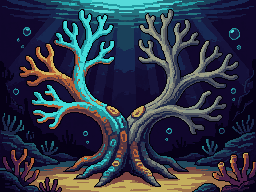
#> input picture src/bg/title.png, 256 x 192 px, given in place of title.png-0.png, which was not available
$ python -i fondos.py   (imports and definitions only)
#> lines starting #> are read from the running program, lines starting #| are printed output that depends on the picture
"""Fondos de los mundos: una escena por mundo (256×192), hecha con PixelLab, detrás de las etapas y de la lista de etapas.

   python tools/fondos.py hacer [claves]   genera los que falten (o las claves dadas, aunque existan) y los pule
   python tools/fondos.py pulir            vuelve a pasar gen/bg/<clave>-0.png a src/bg/<clave>.png
   python tools/fondos.py hoja             gen/fondos.png con todos, para revisarlos

   Claves: w<k>, con k el número del mundo (la clave k de content.js). El dibujo original queda en gen/bg/; a src/bg/
   llega «pulido»: con pocos colores y un poco más oscuro, para que no compita con los paneles. build.js lo incrusta.
   Usa el cliente de PixelLab de Metaphysics Advance (../metaphysics-advance/tools/pixellab.py)."""
import io, json, os, subprocess, sys, time
from PIL import Image, ImageDraw, ImageEnhance

HERE = os.path.dirname(os.path.dirname(os.path.abspath(__file__)))
GEN, ART = os.path.join(HERE, 'gen', 'bg'), os.path.join(HERE, 'src', 'bg')
CLIENT = os.path.join(HERE, '..', 'metaphysics-advance', 'tools', 'pixellab.py')
W, H = 256, 192
STYLE = ('pixel art background for a Game Boy Advance RPG in the style of Mario and Luigi Superstar Saga, wide scenic view, sea and ocean theme, '
         'rich saturated colors, dark moody palette, clean shapes, calm empty foreground, no characters, no people, no text, no letters, no UI')
SCENES = {
    'w0': 'a wooden pier at dawn over a calm sea, ropes, crates and a small rowing boat, lanterns, soft pink and teal sky reflected in the water',
    'w1': 'a bright tropical coral reef underwater, colorful corals and sea anemones, clear turquoise water, sun rays from the surface, small bubbles',
    'w2': 'underwater view of many large floating bubbles, each bubble containing a tiny green island with a palm tree, deep blue water, light rays',
    'w3': 'deep ocean currents drawn as glowing streams connecting rocky outcrops, long jellyfish trailing light, an hourglass-shaped rock arch, indigo water',
    'w4': 'a sunken wooden shipwreck lying on the sea floor, broken mast, barnacles, dim green water, scattered barrels and an anchor',
    'w5': 'a stone lighthouse on a cliff seen from just under the sea surface, beam of light through the water, waves above, dusk colors',
    'w6': 'an underwater cave with neat stacked stone blocks like a construction site, glowing blue crystals, a narrow opening to blue water',
    'w7': 'open sea underwater divided into three horizontal layers of colored water, warm on top, violet in the middle, dark at the bottom, fish swimming between layers',
    'w8': 'a quiet mangrove lagoon at dusk seen half above and half below the water line, roots in the water, four kinds of seaweed, fireflies',
    'w9': 'a tall kelp forest underwater with impossible floating rocks and stone stairs that loop back on themselves, green and gold light',
    'w10': 'a deep ocean abyss trench, bioluminescent creatures and glowing tube worms, dark navy water, thin threads of light connecting three rocks',
    'w11': 'a misty foggy sea surface at dawn, blurry silhouettes of small boats fading into the fog, pale lavender and grey colors',
    'w12': 'an underwater coral garden full of colorful fan corals in many shades from pink to purple, seahorses, soft blue light',
    'w13': 'the open ocean far from any coast underwater, deep blue, a large school of silver fish forming a swirl, light rays',
    'w14': 'a small sandbar island in the sea with faint ghostly outlines of animals that are not there, palm tree, calm water, moonlight',
    'w15': 'a steady underwater current flowing over long sand dunes, sea grass all bent in the same direction, teal water',
    'w16': 'rocky tide pools at low tide on a beach, starfish and crabs in the pools, some pools full and some half empty, golden afternoon light',
    'w17': 'two identical ancient stone statues facing each other on the sea floor, mosaics, ruins, blue-green water and sun rays',
    'w18': 'a perfectly still sea surface at sunset like a mirror, rocks and their reflections, pink and orange sky',
    'w19': 'inside a large sunken galleon, wooden decks, hanging lanterns, treasure chests, dim teal water and floating dust',
    'w20': 'an old sunken harbor underwater with stone docks, mooring posts, big anchors and chains, schools of small fish',
    'w21': 'a cave of large glowing crystals in purple and white, some crystals being assembled like building blocks, an underwater pool',
    'w22': 'a sea with many shimmering bands of colored water from gold to violet, bubbles and small jellyfish, dreamy light',
    'w23': 'a lagoon at night with glowing fireflies over the water and glowing plankton in the water, mangroves, dark blue',
    'w24': 'an underwater kelp forest with Escher-like impossible stone stairs and arches, floating rocks, green and violet light',
    'w25': 'the deepest ocean trench at night, an anglerfish with a glowing lure, tiny glowing particles, black-blue water',
    'w26': 'underwater sand dunes under thick fog, a heap of sand grains slowly drifting, soft beige and grey, faint sunlight',
}
PY = sys.executable

def request(key, seed=7):
    return dict(description=SCENES[key] + ', ' + STYLE, width=W, height=H, no_background=False, view='side', outline='lineless', detail='medium detail', seed=seed)

def polish(key):
    """pocos colores y un velo oscuro: el fondo queda detrás de los paneles"""
#> called with key = '../src/bg/title.png'
    im = Image.open(os.path.join(GEN, key + '-0.png')).convert('RGB')
#> im is the input picture: PIL image 256x192 RGB; mean R, G, B 46.1, 53.5, 70.7
    if im.size != (W, H): sys.exit('%s mide %dx%d' % (key, im.width, im.height))
    im = ImageEnhance.Color(im).enhance(1.05)
    im = Image.blend(im, Image.new('RGB', im.size, (18, 14, 40)), .18)
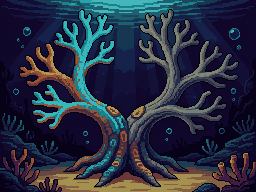
#> im: PIL image 256x192 RGB; mean R, G, B 40, 45.5, 65.1
    im = im.quantize(colors=40, method=Image.MEDIANCUT, dither=Image.NONE).convert('RGB')
    os.makedirs(ART, exist_ok=True)
    im.save(os.path.join(ART, key + '.png'), optimize=True)

a = sys.argv[1:]
# [31 lines not run here, left out]

>>> result = polish('../src/bg/title.png')

$ run again, on src/bg/w11.png
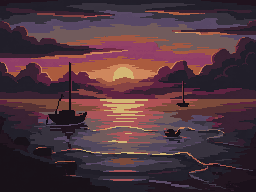
#> input picture src/bg/w11.png, 256 x 192 px, given in place of w11.png-0.png, which was not available
#> in polish, im is the input picture: PIL image 256x192 RGB; mean R, G, B 80.5, 53.6, 61.9
#> in polish, `im = Image.blend(im, Image.new('RGB', im.size, (18, 14, 40)), .18)`:
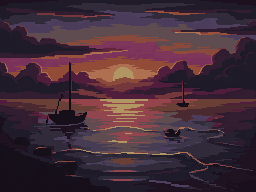
#> im: PIL image 256x192 RGB; mean R, G, B 69.1, 45, 57

$ run again, on src/bg/w12.png
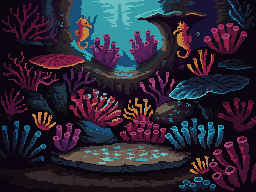
#> input picture src/bg/w12.png, 256 x 192 px, given in place of w12.png-0.png, which was not available
#> in polish, im is the input picture: PIL image 256x192 RGB; mean R, G, B 45.4, 38.5, 53.1
#> in polish, `im = Image.blend(im, Image.new('RGB', im.size, (18, 14, 40)), .18)`:
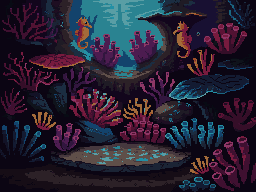
#> im: PIL image 256x192 RGB; mean R, G, B 39.8, 32.9, 50.4

$ run again, on src/bg/w13.png
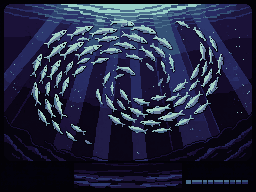
#> input picture src/bg/w13.png, 256 x 192 px, given in place of w13.png-0.png, which was not available
#> in polish, im is the input picture: PIL image 256x192 RGB; mean R, G, B 34.7, 38.7, 64.2
#> in polish, `im = Image.blend(im, Image.new('RGB', im.size, (18, 14, 40)), .18)`:
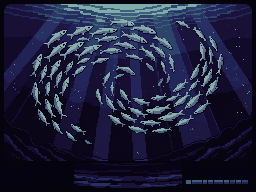
#> im: PIL image 256x192 RGB; mean R, G, B 30.7, 33, 59.9
